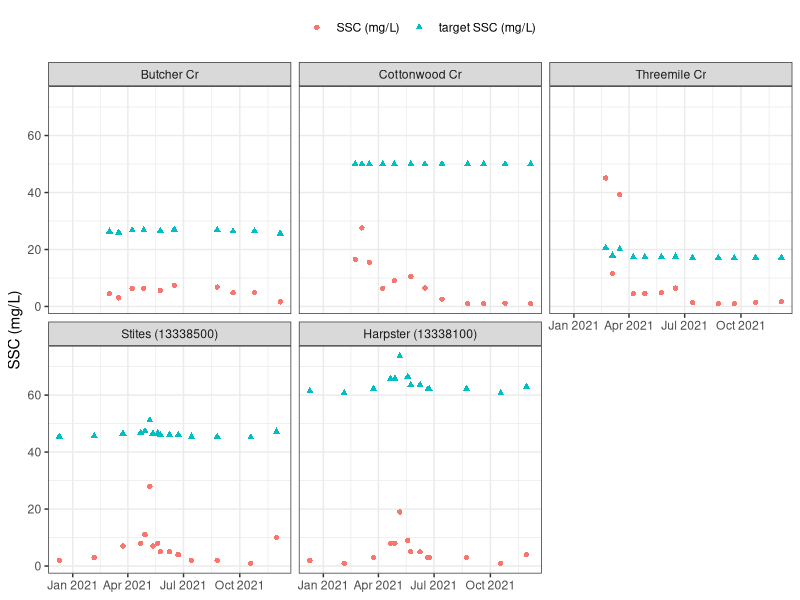
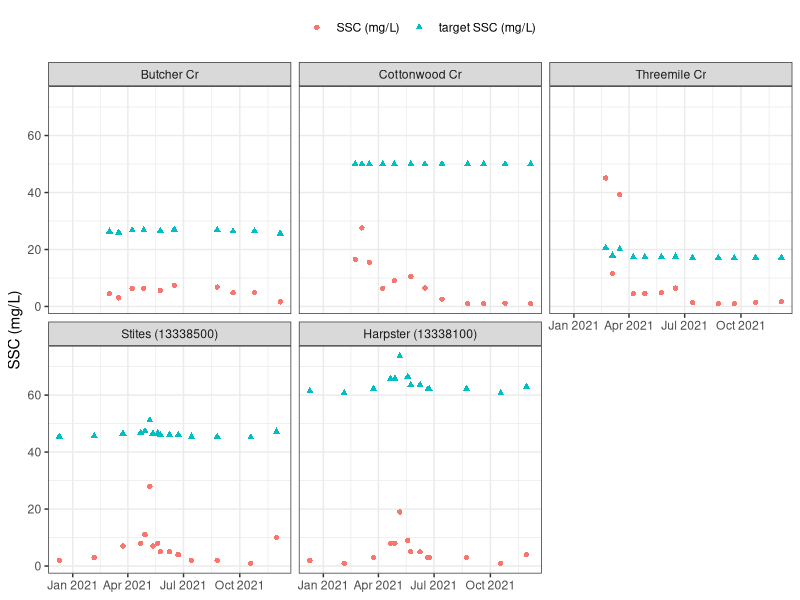

These charts were generated, in order, by the following R code:
###############################################################################
# Tests for TMDL target exceedances
# Jason Williams, DEQ Lewiston
# last update; 12/21/2022
################################################################################

library(readxl)
library(tidyverse)

# read in data-----------------------------------------------------------------

# usgs main stemdiscrete wq data
usgs_wq <-read.csv("./r_inputs/usgs_wq.csv", header = TRUE)
str(usgs_wq)

# tribs data
tribs <-read_excel("./r_inputs/Physical Chemical Template RAC project.xlsx", 
                     sheet = "Results - config#7753", col_names = TRUE)
str(tribs)


# target info
target_ssc <-read.csv("./r_inputs/target_ssc.csv", header = TRUE, 
                      na.strings = "")
str(target_ssc)

# format------------------------------------------------------------------------

tribs_formatted <-
  tribs %>%
  mutate(date = as.Date(`Activity Start Date`, format = "%Y-%m-%d")) %>%
  filter(`Characteristic Name` == "Suspended Sediment Concentration (SSC)") %>%
  filter(`Activity Type` == "Sample-Routine") %>%
  mutate(result = ifelse(!is.na(`Result Detection Condition`), 
                         `Result Detection/Quantitation Limit Measure`, `Result Value`)) %>%
  select(`Monitoring Location ID`, date, result) %>%
  rename(site = `Monitoring Location ID`, 
         ssc_mgl = result)

str(tribs_formatted)

usgs_wq_formatted <-
  usgs_wq %>%
  mutate(date = as.Date(ActivityStartDate, format = "%Y-%m-%d")) %>%
  filter(CharacteristicName == "Suspended Sediment Concentration (SSC)") %>%
  filter(ActivityTypeCode == "Sample-Routine") %>%
  mutate(result = ResultMeasureValue) %>%
  select(MonitoringLocationIdentifier, date, result) %>%
  rename(ssc_mgl = result,
         site = MonitoringLocationIdentifier)

str(usgs_wq_formatted)

# combine main stem & tribs data
ssc_formatted <-
  rbind(tribs_formatted, usgs_wq_formatted) %>%
  merge(target_ssc, by = "site", all.x = TRUE) %>%
  mutate(target_value = ifelse(site %in% c("BC", "TC", "USGS-13338100", "USGS-13338500"),
                               (ssc_25ntu + (ssc_mgl * RBG)),
                               ifelse(site == "CC", 50, NA))) %>%
  mutate(target_exceeded = ifelse(ssc_mgl > target_value, "Y", NA))
         
        
str(ssc_formatted)

# plot ssc vs target------------------------------------------------------------

target_plot <-
  ssc_formatted %>%
  filter(!is.na(target_value)) %>%
  select(site, site_label, date, ssc_mgl, target_value) %>%
  rename(`SSC (mg/L)` = ssc_mgl, `target SSC (mg/L)` = target_value) %>%
  pivot_longer(cols = -c(site:date), names_to = "parameter", values_to = "value") %>%
  mutate(facet_order = factor(site_label, 
                              levels = c("Butcher Cr", "Cottonwood Cr", 
                                         "Threemile Cr", "Stites (13338500)",
                                         "Harpster (13338100)"))) %>%
  ggplot(aes(x = date, y = value, color = parameter, shape = parameter)) +
    geom_point() +
    facet_wrap(~facet_order) +
    theme_bw() +
    theme(legend.title = element_blank(), axis.title.x = element_blank(),
          legend.position = "top") +
    ylab("SSC (mg/L)")
target_plot

ggsave("./r_outputs/fig12_ssc_target_plot.png", target_plot, width = 8, height = 4, units = "in", dpi = 700)
